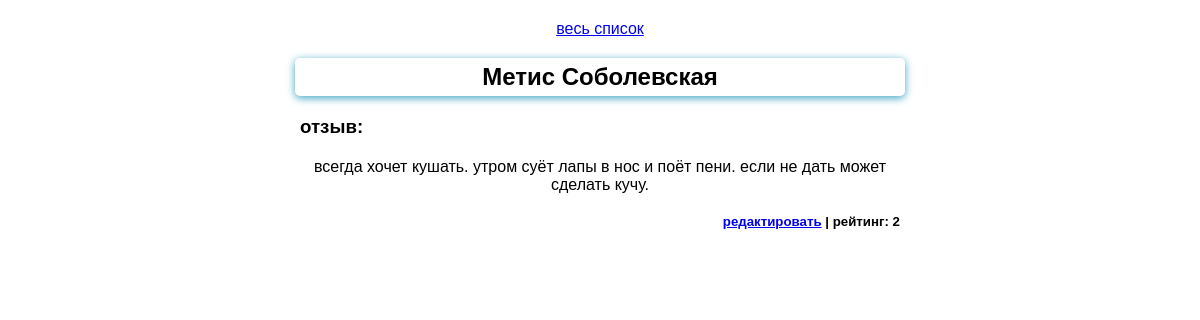
The app's page /detail/2, older data.
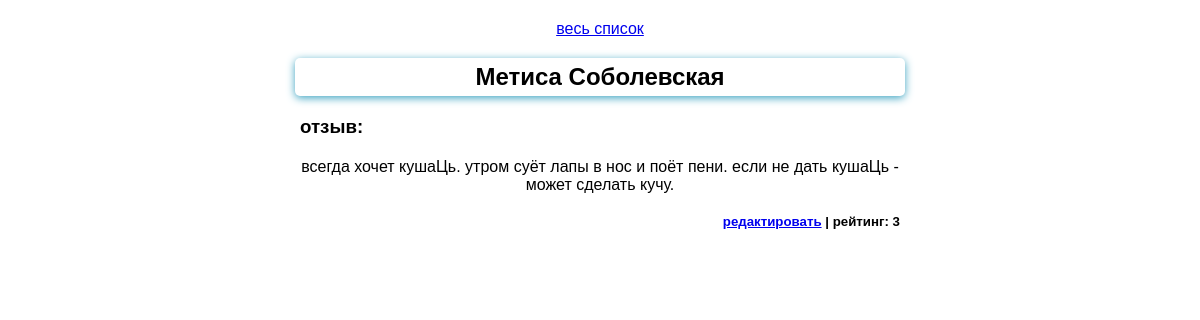
The same page, newer data.
### feedback/models.py (models this page shows)
class FeedBack(models.Model):
    name = models.CharField(max_length=40, validators=[MinLengthValidator(5)])
    surname = models.CharField(max_length=60)
    feedback = models.TextField()
    rating = models.PositiveIntegerField()

### feedback/views.py (the view)
# urls.py: path('detail/<int:pk>', DetailFeedBack.as_view(), name="отзыв"),
class DetailFeedBack(DetailView):
    template_name = "feedback/detail_feedback.html"
    model = FeedBack

### feedback/templates/feedback/detail_feedback.html (shortened to what this page needs)
{%extends 'base.html'%}
{% block content %}
    <a href="{% url 'список' %}"><p>весь список</p></a>
    <h2>{{feedback.name}} {{feedback.surname}}</h2>
    <h3>отзыв:</h3>
    <p>{{feedback.feedback}}</p>
    <h5>
        <a href="{% url 'форма отзыва' feedback.id %}">редактировать</a> |
        рейтинг: {{feedback.rating}}
    </h5>
{% endblock %}

Row changes from the older to the newer data that the page shows:
changed FeedBack "Соболевская": name "Метис" → "Метиса"; feedback "всегда хочет кушать. утром суёт лапы в нос и поёт пени. если не дать может сделать кучу." → "всегда хочет кушаЦь. утром суёт лапы в нос и поёт пени. если не дать кушаЦь - может сделать кучу."; rating "2" → "3"
